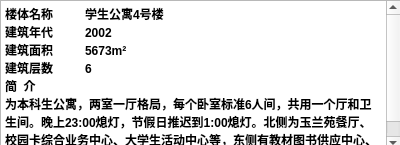
<?xml version="1.0" encoding="UTF-8"?>
<ui version="4.0">
 <class>a24sihao</class>
 <widget class="QDialog" name="a24sihao">
  <property name="geometry">
   <rect>
    <x>0</x>
    <y>0</y>
    <width>400</width>
    <height>145</height>
   </rect>
  </property>
  <property name="windowTitle">
   <string>Dialog</string>
  </property>
  <widget class="QTextBrowser" name="textBrowser">
   <property name="geometry">
    <rect>
     <x>0</x>
     <y>0</y>
     <width>401</width>
     <height>151</height>
    </rect>
   </property>
   <property name="html">
    <string>&lt;!DOCTYPE HTML PUBLIC &quot;-//W3C//DTD HTML 4.0//EN&quot; &quot;http://www.w3.org/TR/REC-html40/strict.dtd&quot;&gt;
&lt;html&gt;&lt;head&gt;&lt;meta name=&quot;qrichtext&quot; content=&quot;1&quot; /&gt;&lt;style type=&quot;text/css&quot;&gt;
p, li { white-space: pre-wrap; }
&lt;/style&gt;&lt;/head&gt;&lt;body style=&quot; font-family:'SimSun'; font-size:9pt; font-weight:400; font-style:normal;&quot;&gt;
&lt;p style=&quot; margin-top:0px; margin-bottom:0px; margin-left:0px; margin-right:0px; -qt-block-indent:0; text-indent:0px;&quot;&gt;&lt;span style=&quot; font-weight:600;&quot;&gt;楼体名称	学生公寓4号楼	&lt;/span&gt;&lt;/p&gt;
&lt;p style=&quot; margin-top:0px; margin-bottom:0px; margin-left:0px; margin-right:0px; -qt-block-indent:0; text-indent:0px;&quot;&gt;&lt;span style=&quot; font-weight:600;&quot;&gt;建筑年代	2002&lt;/span&gt;&lt;/p&gt;
&lt;p style=&quot; margin-top:0px; margin-bottom:0px; margin-left:0px; margin-right:0px; -qt-block-indent:0; text-indent:0px;&quot;&gt;&lt;span style=&quot; font-weight:600;&quot;&gt;建筑面积	5673m²	&lt;/span&gt;&lt;/p&gt;
&lt;p style=&quot; margin-top:0px; margin-bottom:0px; margin-left:0px; margin-right:0px; -qt-block-indent:0; text-indent:0px;&quot;&gt;&lt;span style=&quot; font-weight:600;&quot;&gt;建筑层数	6&lt;/span&gt;&lt;/p&gt;
&lt;p style=&quot; margin-top:0px; margin-bottom:0px; margin-left:0px; margin-right:0px; -qt-block-indent:0; text-indent:0px;&quot;&gt;&lt;span style=&quot; font-weight:600;&quot;&gt;简  介	&lt;/span&gt;&lt;/p&gt;
&lt;p style=&quot; margin-top:0px; margin-bottom:0px; margin-left:0px; margin-right:0px; -qt-block-indent:0; text-indent:0px;&quot;&gt;&lt;span style=&quot; font-weight:600;&quot;&gt;为本科生公寓，两室一厅格局，每个卧室标准6人间，共用一个厅和卫生间。晚上23:00熄灯，节假日推迟到1:00熄灯。北侧为玉兰苑餐厅、校园卡综合业务中心、大学生活动中心等，东侧有教材图书供应中心、水电费缴费中心、壹度源地。&lt;/span&gt;&lt;/p&gt;&lt;/body&gt;&lt;/html&gt;</string>
   </property>
  </widget>
 </widget>
 <resources/>
 <connections/>
</ui>
